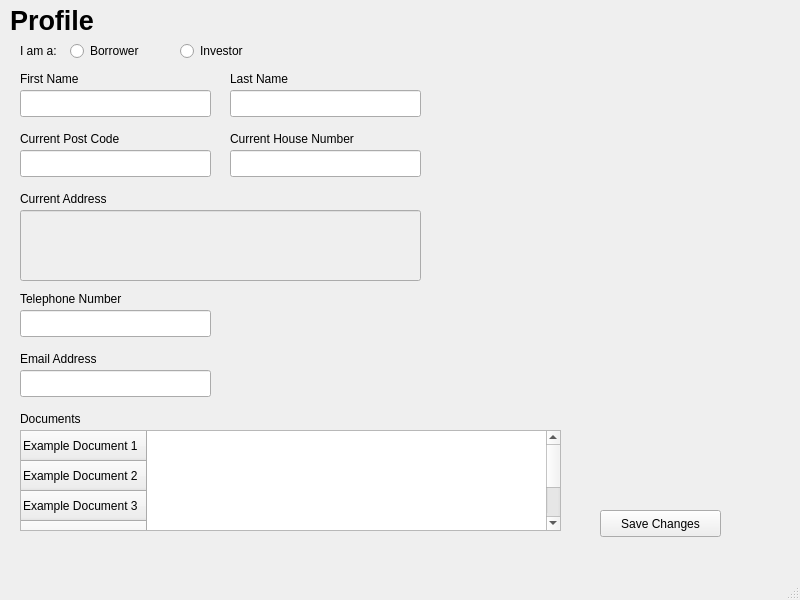
<?xml version="1.0" encoding="UTF-8"?>
<ui version="4.0">
 <class>MainWindow</class>
 <widget class="QMainWindow" name="MainWindow">
  <property name="geometry">
   <rect>
    <x>0</x>
    <y>0</y>
    <width>800</width>
    <height>600</height>
   </rect>
  </property>
  <property name="windowTitle">
   <string>MainWindow</string>
  </property>
  <widget class="QWidget" name="centralwidget">
   <widget class="QLabel" name="label">
    <property name="geometry">
     <rect>
      <x>10</x>
      <y>10</y>
      <width>191</width>
      <height>21</height>
     </rect>
    </property>
    <property name="font">
     <font>
      <pointsize>20</pointsize>
      <weight>75</weight>
      <bold>true</bold>
     </font>
    </property>
    <property name="text">
     <string>Profile</string>
    </property>
   </widget>
   <widget class="QLabel" name="label_2">
    <property name="geometry">
     <rect>
      <x>20</x>
      <y>40</y>
      <width>57</width>
      <height>21</height>
     </rect>
    </property>
    <property name="text">
     <string>I am a:</string>
    </property>
   </widget>
   <widget class="QRadioButton" name="radioButton">
    <property name="geometry">
     <rect>
      <x>70</x>
      <y>40</y>
      <width>104</width>
      <height>22</height>
     </rect>
    </property>
    <property name="text">
     <string>Borrower</string>
    </property>
   </widget>
   <widget class="QRadioButton" name="radioButton_2">
    <property name="geometry">
     <rect>
      <x>180</x>
      <y>40</y>
      <width>104</width>
      <height>22</height>
     </rect>
    </property>
    <property name="text">
     <string>Investor</string>
    </property>
   </widget>
   <widget class="QLabel" name="label_3">
    <property name="geometry">
     <rect>
      <x>20</x>
      <y>70</y>
      <width>131</width>
      <height>17</height>
     </rect>
    </property>
    <property name="text">
     <string>First Name</string>
    </property>
   </widget>
   <widget class="QLineEdit" name="lineEdit">
    <property name="geometry">
     <rect>
      <x>20</x>
      <y>90</y>
      <width>191</width>
      <height>27</height>
     </rect>
    </property>
   </widget>
   <widget class="QLabel" name="label_4">
    <property name="geometry">
     <rect>
      <x>230</x>
      <y>70</y>
      <width>211</width>
      <height>17</height>
     </rect>
    </property>
    <property name="text">
     <string>Last Name</string>
    </property>
   </widget>
   <widget class="QLineEdit" name="lineEdit_2">
    <property name="geometry">
     <rect>
      <x>230</x>
      <y>90</y>
      <width>191</width>
      <height>27</height>
     </rect>
    </property>
   </widget>
   <widget class="QLabel" name="label_5">
    <property name="geometry">
     <rect>
      <x>20</x>
      <y>130</y>
      <width>141</width>
      <height>17</height>
     </rect>
    </property>
    <property name="text">
     <string>Current Post Code</string>
    </property>
   </widget>
   <widget class="QLineEdit" name="lineEdit_3">
    <property name="geometry">
     <rect>
      <x>20</x>
      <y>150</y>
      <width>191</width>
      <height>27</height>
     </rect>
    </property>
   </widget>
   <widget class="QLabel" name="label_6">
    <property name="geometry">
     <rect>
      <x>230</x>
      <y>130</y>
      <width>171</width>
      <height>17</height>
     </rect>
    </property>
    <property name="text">
     <string>Current House Number</string>
    </property>
   </widget>
   <widget class="QLineEdit" name="lineEdit_4">
    <property name="geometry">
     <rect>
      <x>230</x>
      <y>150</y>
      <width>191</width>
      <height>27</height>
     </rect>
    </property>
   </widget>
   <widget class="QLabel" name="label_7">
    <property name="geometry">
     <rect>
      <x>20</x>
      <y>190</y>
      <width>141</width>
      <height>17</height>
     </rect>
    </property>
    <property name="text">
     <string>Current Address</string>
    </property>
   </widget>
   <widget class="QLabel" name="label_8">
    <property name="geometry">
     <rect>
      <x>20</x>
      <y>290</y>
      <width>141</width>
      <height>17</height>
     </rect>
    </property>
    <property name="text">
     <string>Telephone Number</string>
    </property>
   </widget>
   <widget class="QLineEdit" name="lineEdit_5">
    <property name="enabled">
     <bool>true</bool>
    </property>
    <property name="geometry">
     <rect>
      <x>20</x>
      <y>310</y>
      <width>191</width>
      <height>27</height>
     </rect>
    </property>
   </widget>
   <widget class="QLabel" name="label_9">
    <property name="geometry">
     <rect>
      <x>20</x>
      <y>350</y>
      <width>141</width>
      <height>17</height>
     </rect>
    </property>
    <property name="text">
     <string>Email Address</string>
    </property>
   </widget>
   <widget class="QLineEdit" name="lineEdit_6">
    <property name="geometry">
     <rect>
      <x>20</x>
      <y>370</y>
      <width>191</width>
      <height>27</height>
     </rect>
    </property>
   </widget>
   <widget class="QLabel" name="label_10">
    <property name="geometry">
     <rect>
      <x>20</x>
      <y>410</y>
      <width>181</width>
      <height>17</height>
     </rect>
    </property>
    <property name="text">
     <string>Documents</string>
    </property>
   </widget>
   <widget class="QPushButton" name="pushButton">
    <property name="geometry">
     <rect>
      <x>600</x>
      <y>510</y>
      <width>121</width>
      <height>27</height>
     </rect>
    </property>
    <property name="text">
     <string>Save Changes</string>
    </property>
   </widget>
   <widget class="QTableWidget" name="tableWidget">
    <property name="geometry">
     <rect>
      <x>20</x>
      <y>430</y>
      <width>541</width>
      <height>101</height>
     </rect>
    </property>
    <row>
     <property name="text">
      <string>Example Document 1</string>
     </property>
    </row>
    <row>
     <property name="text">
      <string>Example Document 2</string>
     </property>
    </row>
    <row>
     <property name="text">
      <string>Example Document 3</string>
     </property>
    </row>
    <row>
     <property name="text">
      <string>Example Document 4</string>
     </property>
    </row>
    <row>
     <property name="text">
      <string>Example Document 5</string>
     </property>
    </row>
   </widget>
   <widget class="QLineEdit" name="lineEdit_7">
    <property name="enabled">
     <bool>false</bool>
    </property>
    <property name="geometry">
     <rect>
      <x>20</x>
      <y>210</y>
      <width>401</width>
      <height>71</height>
     </rect>
    </property>
   </widget>
  </widget>
  <widget class="QMenuBar" name="menubar">
   <property name="geometry">
    <rect>
     <x>0</x>
     <y>0</y>
     <width>800</width>
     <height>27</height>
    </rect>
   </property>
  </widget>
  <widget class="QStatusBar" name="statusbar"/>
 </widget>
 <resources/>
 <connections/>
</ui>
